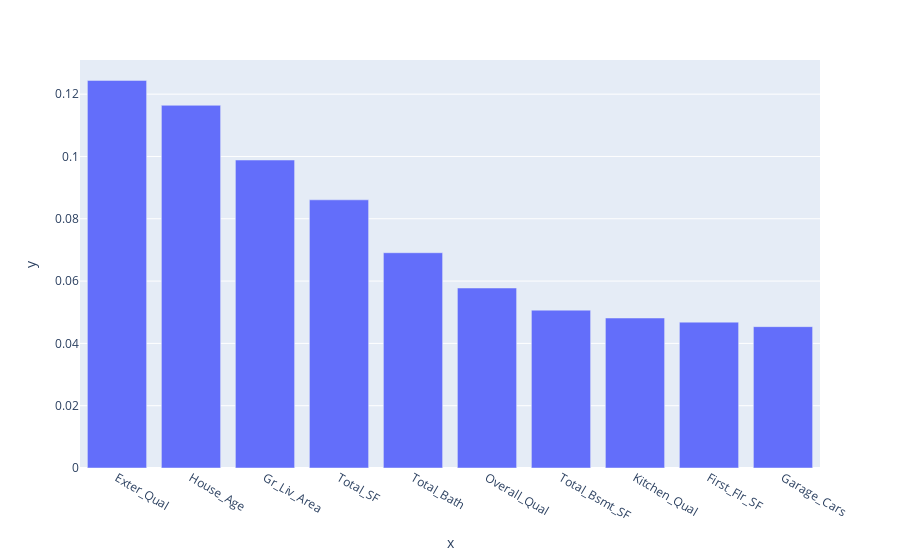

Write notebook code for a chart like this one.
### Code cell
plot_importance(rf_tuned_1)

### Figure 1 — Plotly figure (JSON) as saved in the notebook; plotly's stock layout.template omitted (floating-point values rounded to 4 significant figures)
{"data": [{"alignmentgroup": "True", "hovertemplate": "x=%{x}<br>y=%{y}<extra></extra>", "legendgroup": "", "marker": {"color": "#636efa", "pattern": {"shape": ""}}, "name": "", "offsetgroup": "", "orientation": "v", "showlegend": false, "textposition": "auto", "type": "bar", "x": ["Exter_Qual", "House_Age", "Gr_Liv_Area", "Total_SF", "Total_Bath", "Overall_Qual", "Total_Bsmt_SF", "Kitchen_Qual", "First_Flr_SF", "Garage_Cars"], "xaxis": "x", "y": [0.1244, 0.1164, 0.09886, 0.08608, 0.0691, 0.05778, 0.05067, 0.04815, 0.04682, 0.04537], "yaxis": "y"}], "layout": {"barmode": "relative", "legend": {"tracegroupgap": 0}, "margin": {"t": 60}, "xaxis": {"anchor": "y", "domain": [0, 1], "title": {"text": "x"}}, "yaxis": {"anchor": "x", "domain": [0, 1], "title": {"text": "y"}}}}
